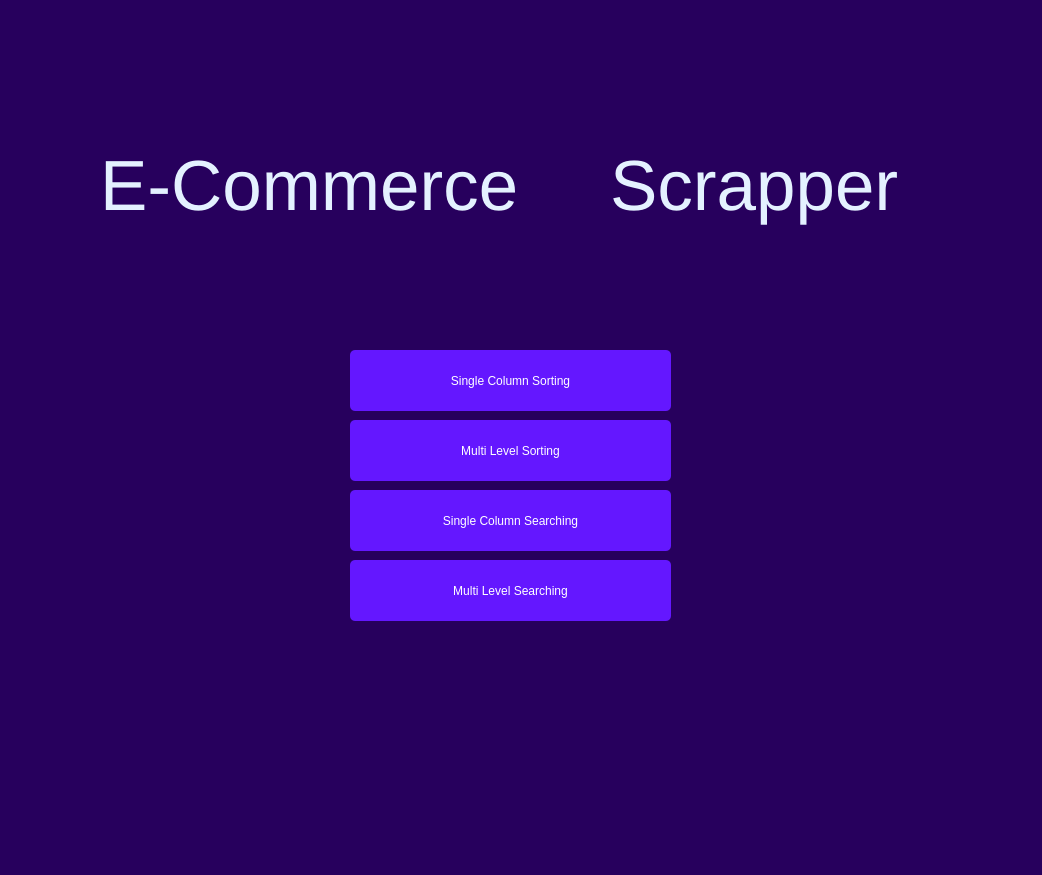
<?xml version="1.0" encoding="UTF-8"?>
<ui version="4.0">
 <class>Form</class>
 <widget class="QWidget" name="Form">
  <property name="geometry">
   <rect>
    <x>0</x>
    <y>0</y>
    <width>1042</width>
    <height>875</height>
   </rect>
  </property>
  <property name="windowTitle">
   <string>Form</string>
  </property>
  <property name="styleSheet">
   <string notr="true">background-color: #27005D;
</string>
  </property>
  <widget class="QPushButton" name="SingleColSort">
   <property name="geometry">
    <rect>
     <x>350</x>
     <y>350</y>
     <width>321</width>
     <height>61</height>
    </rect>
   </property>
   <property name="styleSheet">
    <string notr="true">
background-color: rgb(100, 23, 255);
color: rgb(255, 255, 255);
font: 16pt &quot;Mongolian Baiti&quot;;
border-radius: 5px;




</string>
   </property>
   <property name="text">
    <string>Single Column Sorting</string>
   </property>
  </widget>
  <widget class="QPushButton" name="MultiColSort">
   <property name="geometry">
    <rect>
     <x>350</x>
     <y>420</y>
     <width>321</width>
     <height>61</height>
    </rect>
   </property>
   <property name="styleSheet">
    <string notr="true">background-color:  rgb(100, 23, 255);
color: rgb(255, 255, 255);
font: 16pt &quot;Mongolian Baiti&quot;;
border-radius: 5px;




</string>
   </property>
   <property name="text">
    <string>Multi Level Sorting</string>
   </property>
  </widget>
  <widget class="QLabel" name="label">
   <property name="geometry">
    <rect>
     <x>100</x>
     <y>120</y>
     <width>501</width>
     <height>131</height>
    </rect>
   </property>
   <property name="maximumSize">
    <size>
     <width>501</width>
     <height>131</height>
    </size>
   </property>
   <property name="font">
    <font>
     <family>MS Shell Dlg 2</family>
     <pointsize>53</pointsize>
     <weight>9</weight>
     <italic>false</italic>
     <bold>false</bold>
    </font>
   </property>
   <property name="styleSheet">
    <string notr="true">color: #E4F1FF;
font: 75 53pt &quot;MS Shell Dlg 2&quot;;</string>
   </property>
   <property name="text">
    <string>E-Commerce</string>
   </property>
  </widget>
  <widget class="QLabel" name="label_2">
   <property name="geometry">
    <rect>
     <x>610</x>
     <y>120</y>
     <width>501</width>
     <height>131</height>
    </rect>
   </property>
   <property name="maximumSize">
    <size>
     <width>501</width>
     <height>131</height>
    </size>
   </property>
   <property name="font">
    <font>
     <family>MS Shell Dlg 2</family>
     <pointsize>53</pointsize>
     <weight>9</weight>
     <italic>false</italic>
     <bold>false</bold>
    </font>
   </property>
   <property name="styleSheet">
    <string notr="true">color: #E4F1FF;
font: 75 53pt &quot;MS Shell Dlg 2&quot;;</string>
   </property>
   <property name="text">
    <string>Scrapper</string>
   </property>
  </widget>
  <widget class="QPushButton" name="MultiColSearch">
   <property name="geometry">
    <rect>
     <x>350</x>
     <y>560</y>
     <width>321</width>
     <height>61</height>
    </rect>
   </property>
   <property name="styleSheet">
    <string notr="true">background-color:  rgb(100, 23, 255);
color: rgb(255, 255, 255);
font: 16pt &quot;Mongolian Baiti&quot;;
border-radius: 5px;




</string>
   </property>
   <property name="text">
    <string>Multi Level Searching</string>
   </property>
  </widget>
  <widget class="QPushButton" name="SingleColSearch">
   <property name="geometry">
    <rect>
     <x>350</x>
     <y>490</y>
     <width>321</width>
     <height>61</height>
    </rect>
   </property>
   <property name="styleSheet">
    <string notr="true">
background-color: rgb(100, 23, 255);
color: rgb(255, 255, 255);
font: 16pt &quot;Mongolian Baiti&quot;;
border-radius: 5px;




</string>
   </property>
   <property name="text">
    <string>Single Column Searching</string>
   </property>
  </widget>
 </widget>
 <resources/>
 <connections/>
</ui>
